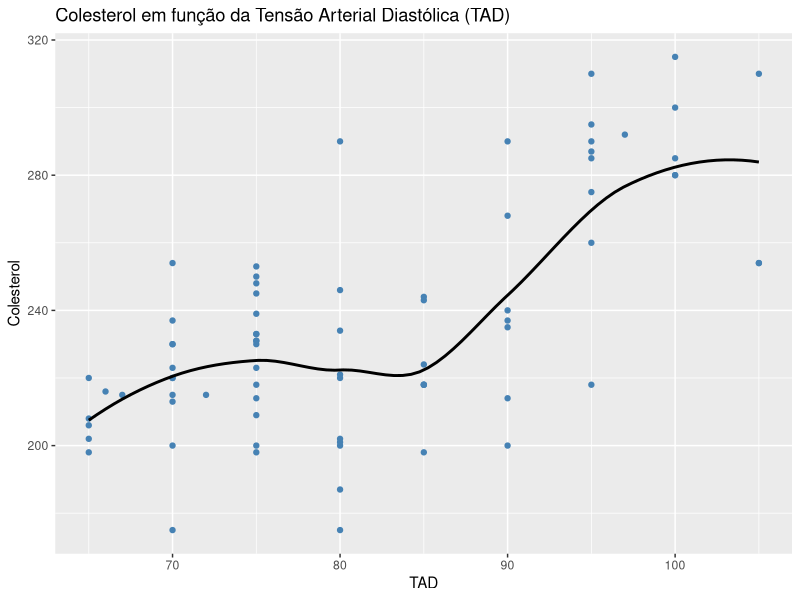

R code for this plot:
library(readxl); library(ggplot2)
Utentes <- read_excel("Utentes.xlsx"); Colesterol = Utentes$Colesterol;
TAD = Utentes$TAD
data = data.frame(TAD, Colesterol)
print(ggplot(data, aes(x = TAD, y = Colesterol)) +
  geom_point(colour = "steelblue") + geom_smooth(se = FALSE, colour = "black") + 
  labs(title = "Colesterol em função da Tensão Arterial Diastólica (TAD)"))